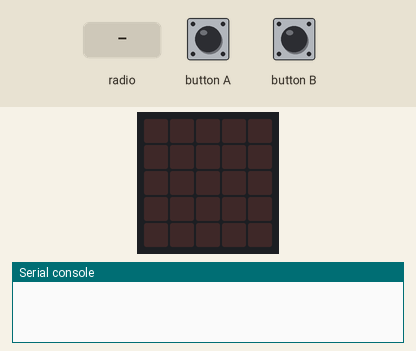
Bench run of a program on a simulated BBC micro:bit (MakeCode). Shown: the board's 5×5 LED display, the last lines printed to the serial console. Inputs (shaded band) come from the test bench. No radio messages arrive unless stated (any console line starting 'radio sent:' is added by the test bench).

Above: at 1.2 s.
1.3 s: button A pressed for 0.15 s
At 2.6 s:
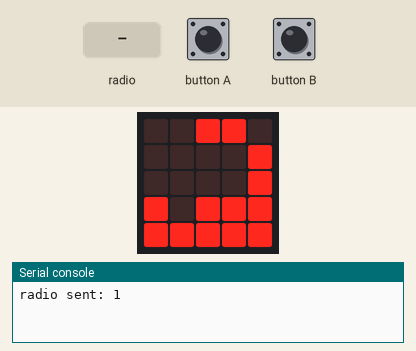
2.9 s: button B pressed for 0.15 s
At 3.8 s:
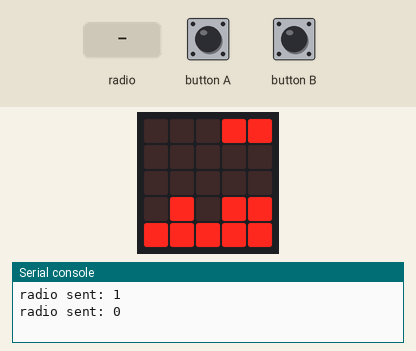
4.5 s: button B pressed for 0.15 s
At 5.0 s:
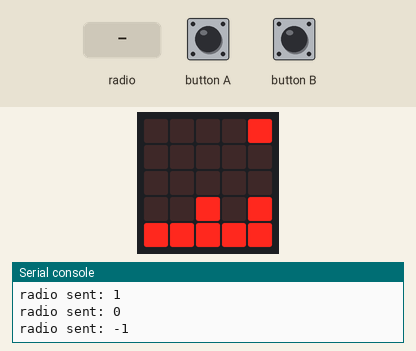
6.1 s: radio message "1" arrives
At 6.7 s:
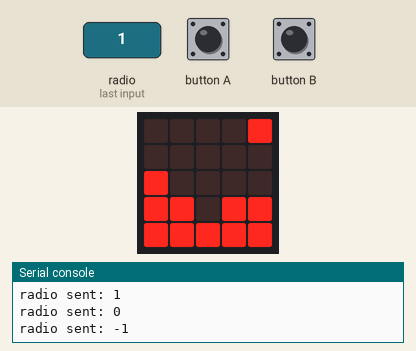
7.6 s: button B pressed for 0.15 s
At 8.6 s:
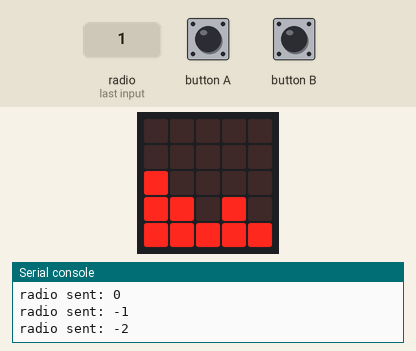
9.2 s: radio message "0" arrives
At 10.3 s:
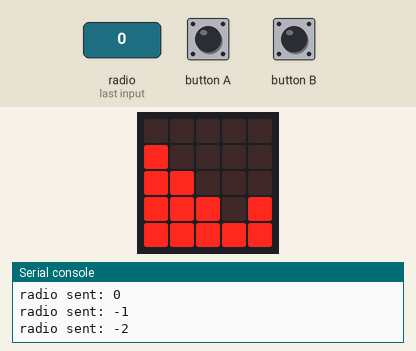
Timing chart, 0 to 11.7 s (numbered marks = the images above; inputs shaded):
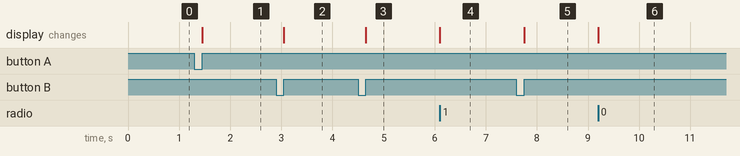

Measured:
- after the input at 1.3 s, the display: changes after 0.15 s (image 1)
- after the input at 2.9 s, the display: changes after 0.15 s (image 2)
- after the input at 4.5 s, the display: changes after 0.15 s (image 3)
- after the input at 6.1 s, the display: changes at once (image 4)
- after the input at 7.6 s, the display: changes after 0.15 s (image 5)
- after the input at 9.2 s, the display: changes at once (image 6)

The program:

main.ts
```typescript
radio.onReceivedNumber(function (receivedNumber) {
    imagen.showImage((receivedNumber + 5) % 10)
})
input.onButtonPressed(Button.A, function () {
    offset += 1
    offset = offset % 10
    radio.sendNumber(offset)
    imagen.showImage(offset)
})
input.onButtonPressed(Button.B, function () {
    offset = offset - 1
    offset = offset % 10
    radio.sendNumber(offset)
    imagen.showImage(offset)
})
let imagen: Image = null
let offset = 0
offset = 0
imagen = images.createBigImage(`
    . . . # # . . . . .
    . . . . . # . . . .
    . . . . . # # . . .
    . # . # # # # # . #
    # # # # # # # # # #
    `)
```

test.ts
```typescript
// aquí va el archivo "tests"; esto no se compilará cuando este paquete se utilice como una extensión.
```
